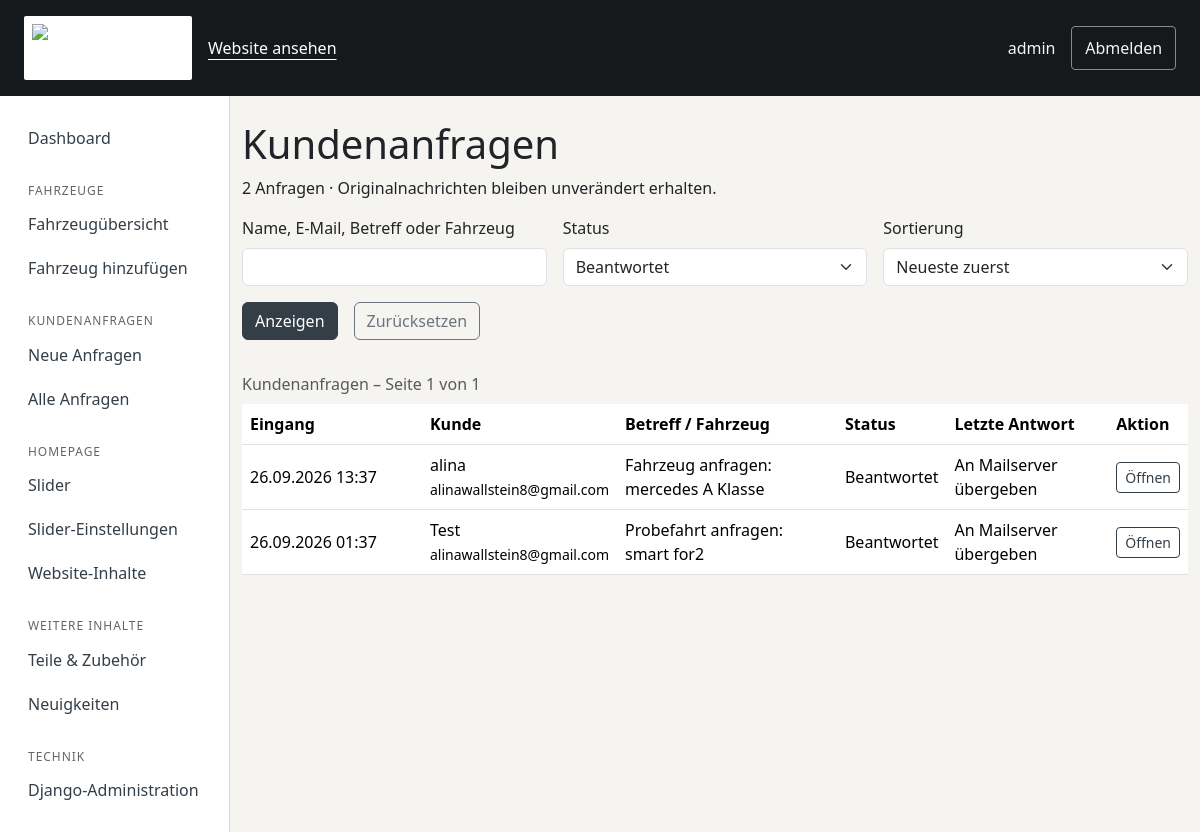
The page /verwaltung/anfragen/?status=answered (signed in) on the database its author committed.
### vehicles/models.py (models this page shows, shortened)
class CustomerInquiry(models.Model):
    status = models.CharField('Status', max_length=20, choices=InquiryStatus.choices, default=InquiryStatus.NEW, db_index=True)
    subject = models.CharField('Betreff', max_length=300, blank=True, editable=False)
    inquiry_type = models.CharField(
        max_length=30,
        choices=[("vehicle_request", "Fahrzeug anfragen"), ("test_drive", "Probefahrt anfragen")],
        default="vehicle_request",
    )
    vehicle = models.ForeignKey(Vehicle, on_delete=models.SET_NULL, blank=True, null=True, related_name="inquiries")
    name = models.CharField(max_length=150)
    email = models.EmailField()
    phone = models.CharField(max_length=50, blank=True)
    message = models.TextField()
    created_at = models.DateTimeField(auto_now_add=True)
    updated_at = models.DateTimeField(auto_now=True)
    class Meta:
        ordering = ["-created_at"]
        verbose_name = "Kundenanfrage"
        verbose_name_plural = "Kundenanfragen"
    @property
    def display_subject(self):
        if self.subject:
            return self.subject
        vehicle = f'{self.vehicle.brand} {self.vehicle.model}' if self.vehicle else ''
        return f'{self.get_inquiry_type_display()}{": " + vehicle if vehicle else ""}'[:300]

### vehicles/inquiry_views.py (the view)
@never_cache
@login_required
@permission_required('vehicles.view_customerinquiry', raise_exception=True)
def inquiries(request):
    form = InquiryFilterForm(request.GET)
    items = inquiry_queryset()
    if form.is_valid():
        query = form.cleaned_data['q']
        if query:
            items = items.filter(Q(name__icontains=query) | Q(email__icontains=query) |
                Q(subject__icontains=query) | Q(vehicle__brand__icontains=query) | Q(vehicle__model__icontains=query))
        if form.cleaned_data['status']:
            items = items.filter(status=form.cleaned_data['status'])
        items = items.order_by('created_at', 'pk') if form.cleaned_data['order'] == 'oldest' else items.order_by('-created_at', '-pk')
    else:
        items = items.none()
    latest_reply = InquiryReply.objects.filter(inquiry_id=OuterRef('pk')).order_by('-created_at', '-pk')
    items = items.annotate(latest_reply_status=Subquery(latest_reply.values('status')[:1]))
    query = request.GET.copy()
    query.pop('page', None)
    return render(request, 'management/inquiry_list.html', {
        'form': form, 'page_obj': Paginator(items, 20).get_page(request.GET.get('page')), 'page_query': query.urlencode(),
    })

### vehicles/inquiry_forms.py
class InquiryFilterForm(forms.Form):
    q = forms.CharField(label='Name, E-Mail, Betreff oder Fahrzeug', required=False, max_length=200,
                        widget=forms.TextInput(attrs={'class': 'form-control', 'type': 'search'}))
    status = forms.ChoiceField(label='Status', required=False,
        choices=[('', 'Alle')] + list(InquiryStatus.choices), widget=forms.Select(attrs={'class': 'form-select'}))
    order = forms.ChoiceField(label='Sortierung', required=False,
        choices=[('newest', 'Neueste zuerst'), ('oldest', 'Älteste zuerst')],
        widget=forms.Select(attrs={'class': 'form-select'}))

### vehicles/content.py (called while the page is built)
def homepage_content(values=None):
    interval = Homepage._meta.get_field("slider_interval").default
    if values is None:
        page = Homepage.objects.filter(pk=1).first()
        values = page.published if page else {}
        interval = page.slider_interval if page else interval
    result = {key: values.get(key, default) for key, label, default, group in TEXT_FIELDS}
    image_ids = [values[key] for key, *_ in IMAGE_FIELDS if isinstance(values.get(key), int)]
    images = HomepageImage.objects.in_bulk(image_ids)
    for key, label, fallback, group in IMAGE_FIELDS:
        asset = images.get(values.get(key))
        result[key] = asset.image.url if asset else (static(fallback) if fallback else '')
    result["slider_interval"] = interval
    return result

def website_content(request):
    if not hasattr(request, '_homepage_content'):
        request._homepage_content = homepage_content()
    return {'site_content': request._homepage_content}

### vehicles/inquiry_views.py (called while the page is built)
def inquiry_queryset():
    return CustomerInquiry.objects.select_related('vehicle')

### templates/management/inquiry_list.html (shortened to what this page needs)
{% extends 'management/base.html' %}
{% block content %}
<section class="container py-4">
    <h1>Kundenanfragen</h1>
    <p>{{ page_obj.paginator.count }} Anfragen · Originalnachrichten bleiben unverändert erhalten.</p>
    <form method="get" class="row g-3 mb-4">
        {% for field in form %}<div class="col-md-4"><label class="form-label" for="{{ field.id_for_label }}">{{ field.label }}</label>{{ field }}{{ field.errors }}</div>{% endfor %}
        <div class="d-flex gap-3"><button class="btn btn-primary" type="submit">Anzeigen</button><a class="btn btn-outline-secondary" href="{% url 'management_inquiries' %}">Zurücksetzen</a></div>
    </form>
    <div class="table-responsive"><table class="table management-table">
        <caption>Kundenanfragen – Seite {{ page_obj.number }} von {{ page_obj.paginator.num_pages }}</caption>
        <thead><tr><th scope="col">Eingang</th><th scope="col">Kunde</th><th scope="col">Betreff / Fahrzeug</th><th scope="col">Status</th><th scope="col">Letzte Antwort</th><th scope="col">Aktion</th></tr></thead>
        <tbody>{% for inquiry in page_obj %}<tr{% if inquiry.status == 'new' %} class="inquiry-new"{% endif %}>
            <td>{{ inquiry.created_at|date:'d.m.Y H:i' }}</td><td>{{ inquiry.name }}<br><small>{{ inquiry.email }}</small></td>
            <td>{{ inquiry.display_subject }}</td><td>{{ inquiry.get_status_display }}</td>
            <td>{% if inquiry.latest_reply_status == 'sent' %}An Mailserver übergeben{% elif inquiry.latest_reply_status == 'failed' %}Fehlgeschlagen{% elif inquiry.latest_reply_status == 'sending' %}Ergebnis offen{% elif inquiry.latest_reply_status == 'test' %}Nur Testbetrieb{% else %}Noch keine{% endif %}</td>
            <td><a class="btn btn-sm btn-outline-primary" href="{% url 'inquiry_detail' inquiry.pk %}">Öffnen</a></td>
        </tr>{% empty %}<tr><td colspan="6">Keine passenden Anfragen vorhanden.</td></tr>{% endfor %}</tbody>
    </table></div>
</section>
{% endblock %}

### templates/management/base.html (shortened to what this page needs)
{% load static %}
<!DOCTYPE html>
<html lang="de">
<head>
    <link href="https://cdn.jsdelivr.net/npm/bootstrap@5.3.3/dist/css/bootstrap.min.css" rel="stylesheet">
    <link href="{% static 'css/management.css' %}?v=workspace-2" rel="stylesheet">
</head>
<body>
    <header class="management-header">
        <div class="container-fluid d-flex align-items-center flex-wrap gap-3 px-4 py-3">
            <a href="{% url 'dashboard' %}" class="management-brand"><img src="{% static 'images/logo.png' %}" width="168" height="48" alt="Auto Wallstein – Verwaltung"></a>
            <a href="{% url 'home' %}">Website ansehen</a>
            <span class="ms-auto">{{ user.get_full_name|default:user.username }}</span>
            <form method="post" action="{% url 'logout' %}">{% csrf_token %}<button class="management-logout" type="submit">Abmelden</button></form>
        </div>
    </header>
    <div class="management-layout">
        <nav id="site-menu" class="management-sidebar" aria-label="Verwaltung">
            <a href="{% url 'dashboard' %}"{% if request.resolver_match.url_name == 'dashboard' %} aria-current="page"{% endif %}>Dashboard</a>
            {% if perms.vehicles.view_vehicle %}<h2>Fahrzeuge</h2>
            <a href="{% url 'management_vehicles' %}">Fahrzeugübersicht</a>
            {% if perms.vehicles.add_vehicle %}<a href="{% url 'vehicle_create' %}">Fahrzeug hinzufügen</a>{% endif %}{% endif %}
            {% if perms.vehicles.view_customerinquiry %}<h2>Kundenanfragen</h2>
            <a href="{% url 'management_inquiries' %}?status=new">Neue Anfragen</a>
            <a href="{% url 'management_inquiries' %}">Alle Anfragen</a>{% endif %}
            {% if perms.vehicles.view_heroslide or perms.vehicles.change_homepage or perms.vehicles.change_slider_settings %}<h2>Homepage</h2>
            {% if perms.vehicles.view_heroslide %}<a href="{% url 'management_slides' %}">Slider</a>{% endif %}
            {% if perms.vehicles.change_slider_settings %}<a href="{% url 'slider_settings' %}">Slider-Einstellungen</a>{% endif %}
            {% if perms.vehicles.change_homepage %}<a href="{% url 'homepage_edit' %}">Website-Inhalte</a>{% endif %}{% endif %}
            {% if perms.vehicles.view_accessory or perms.vehicles.view_newsarticle %}<h2>Weitere Inhalte</h2>
            {% if perms.vehicles.view_accessory %}<a href="{% url 'management_accessories' %}">Teile & Zubehör</a>{% endif %}
            {% if perms.vehicles.view_newsarticle %}<a href="{% url 'management_news' %}">Neuigkeiten</a>{% endif %}{% endif %}
            {% if user.is_superuser %}<h2>Technik</h2><a href="{% url 'admin:index' %}">Django-Administration</a>{% endif %}
        </nav>
        <main id="management-content" tabindex="-1">
            {% block content %}{% endblock %}
        </main>
    </div>
</body>
</html>

### static/css/management.css (style rules this page uses)
body { background: #f5f4f1; color: #202428; }
.management-header { background: #16191c; color: #f5f4f1; }
.management-header a { color: #ffffff; min-height: 44px; display: inline-flex; align-items: center; text-underline-offset: .3em; }
.management-brand img { width: 168px; height: auto; object-fit: contain; background: #fff; padding: 8px; border-radius: 2px; }
.management-table th, .management-table td { vertical-align: middle; }
.management-table caption { caption-side: top; }
.management-table td:first-child { min-width: 180px; }
input, select, textarea { scroll-margin-block: 5rem; }
.management-layout { display: grid; grid-template-columns: 230px minmax(0, 1fr); min-height: 85vh; }
.management-layout main { min-width: 0; }
.management-sidebar { background: #fff; border-right: 1px solid #d5d7d8; padding: 1.25rem; }
.management-sidebar h2 { font-size: .75rem; text-transform: uppercase; letter-spacing: .08em; color: #60666b; margin: 1.5rem .5rem .25rem; }
.management-sidebar a { display: flex; align-items: center; min-height: 44px; padding: .5rem; color: #202428; border-radius: 4px; text-decoration: none; }
.management-logout { color: inherit; background: transparent; border: 1px solid #858c91; border-radius: 4px; min-height: 44px; padding: .4rem .8rem; }
.management-layout .btn-primary { --bs-btn-bg: #343e47; --bs-btn-border-color: #343e47; --bs-btn-hover-bg: #1c252d; --bs-btn-hover-border-color: #1c252d; }
.management-layout a:not(.btn) { color: #343e47; }
.management-layout .btn-outline-primary { --bs-btn-color: #343e47; --bs-btn-border-color: #343e47; --bs-btn-hover-bg: #343e47; --bs-btn-hover-border-color: #343e47; }

### rows shown on the page
CustomerInquiry: created_at "26.09.2026 13:37", name "alina", email "alinawallstein8@gmail.com", display_subject "Fahrzeug anfragen: mercedes A Klasse", status "Beantwortet", shows "An Mailserver übergeben"
CustomerInquiry: created_at "26.09.2026 01:37", name "Test", email "alinawallstein8@gmail.com", display_subject "Probefahrt anfragen: smart for2", status "Beantwortet", shows "An Mailserver übergeben"

### other values the page prints
{{ user.get_full_name|default:user.username }} "admin"
{{ page_obj.paginator.count }} "2"
{{ field.label }} "Name, E-Mail, Betreff oder Fahrzeug" "Status" "Sortierung"
{{ page_obj.number }} "1"
{{ page_obj.paginator.num_pages }} "1"
